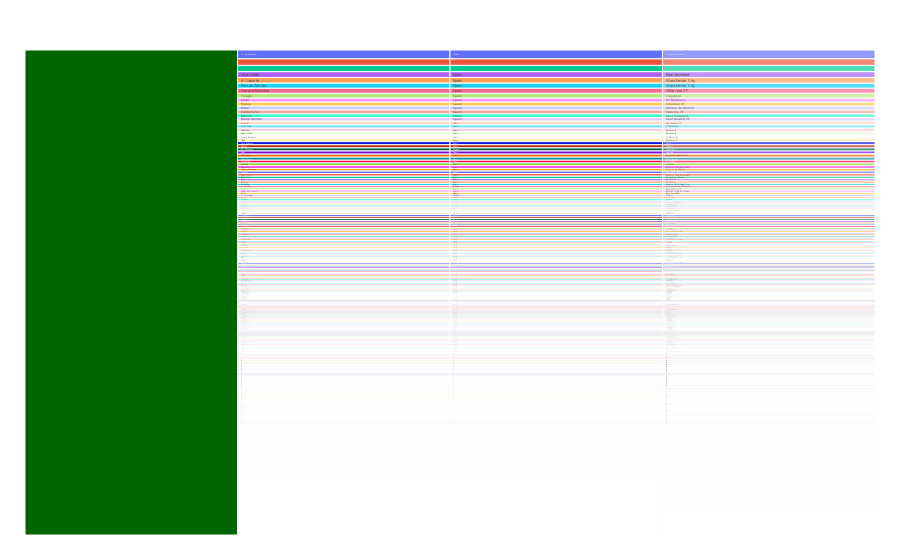

Notebook source saved alongside this figure:
### Code cell
fig = px.icicle(df2_data, path=['Name', 'Nationality', 'Club'], values='Value')
fig.update_traces(root_color="darkgreen")
fig.update_layout(margin = dict(t=50, l=25, r=25, b=25))
fig.show()

### Figure 1 — Plotly figure (JSON) as saved in the notebook; plotly's stock layout.template omitted (floating-point values rounded to 4 significant figures; data arrays with more than 128 entries replaced by an {"elided": "..."} marker saying what was removed)
{"data": [{"branchvalues": "total", "domain": {"x": [0, 1], "y": [0, 1]}, "hovertemplate": "labels=%{label}<br>Value=%{value}<br>parent=%{parent}<br>id=%{id}<extra></extra>", "ids": {"elided": "4159 str values"}, "labels": {"elided": "4159 str values"}, "name": "", "parents": {"elided": "4159 str values"}, "root": {"color": "darkgreen"}, "type": "icicle", "values": {"elided": "4159 float values"}}], "layout": {"legend": {"tracegroupgap": 0}, "margin": {"b": 25, "l": 25, "r": 25, "t": 50}}}
